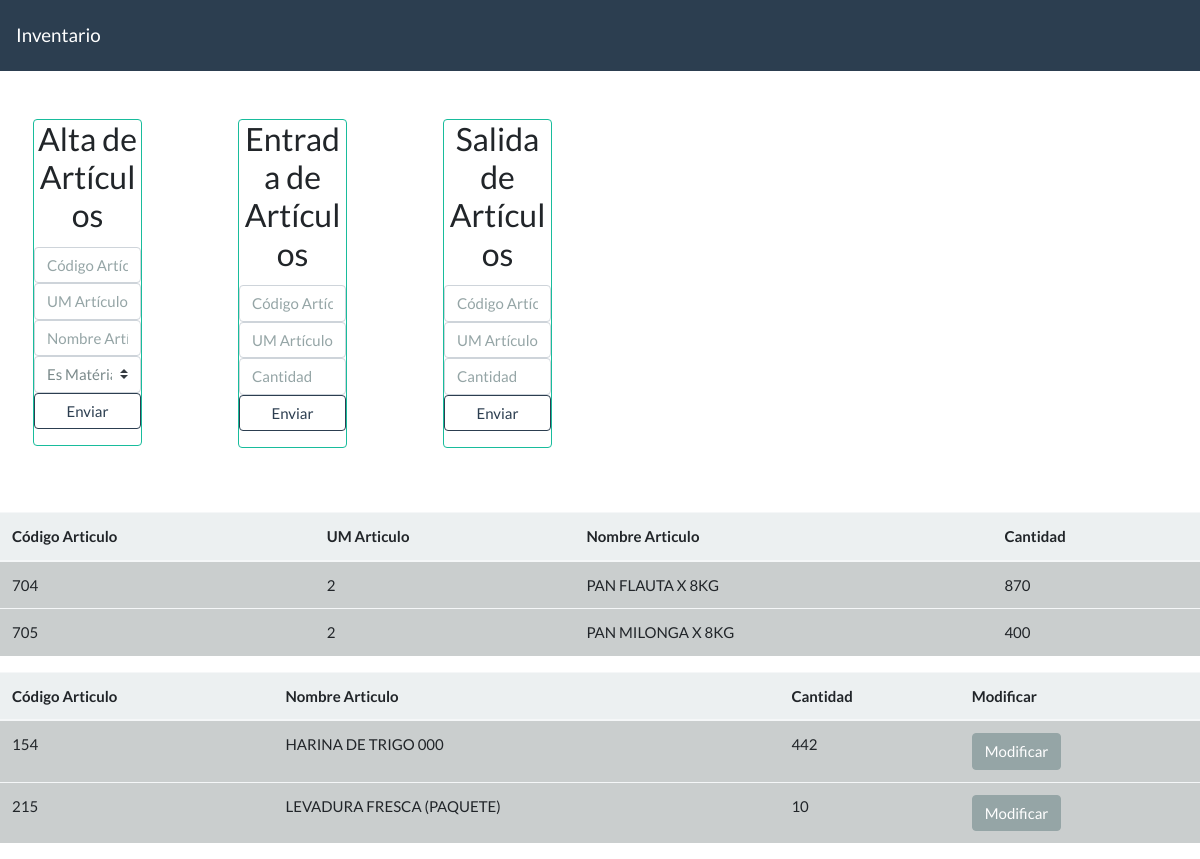
Before: / with the older database file.
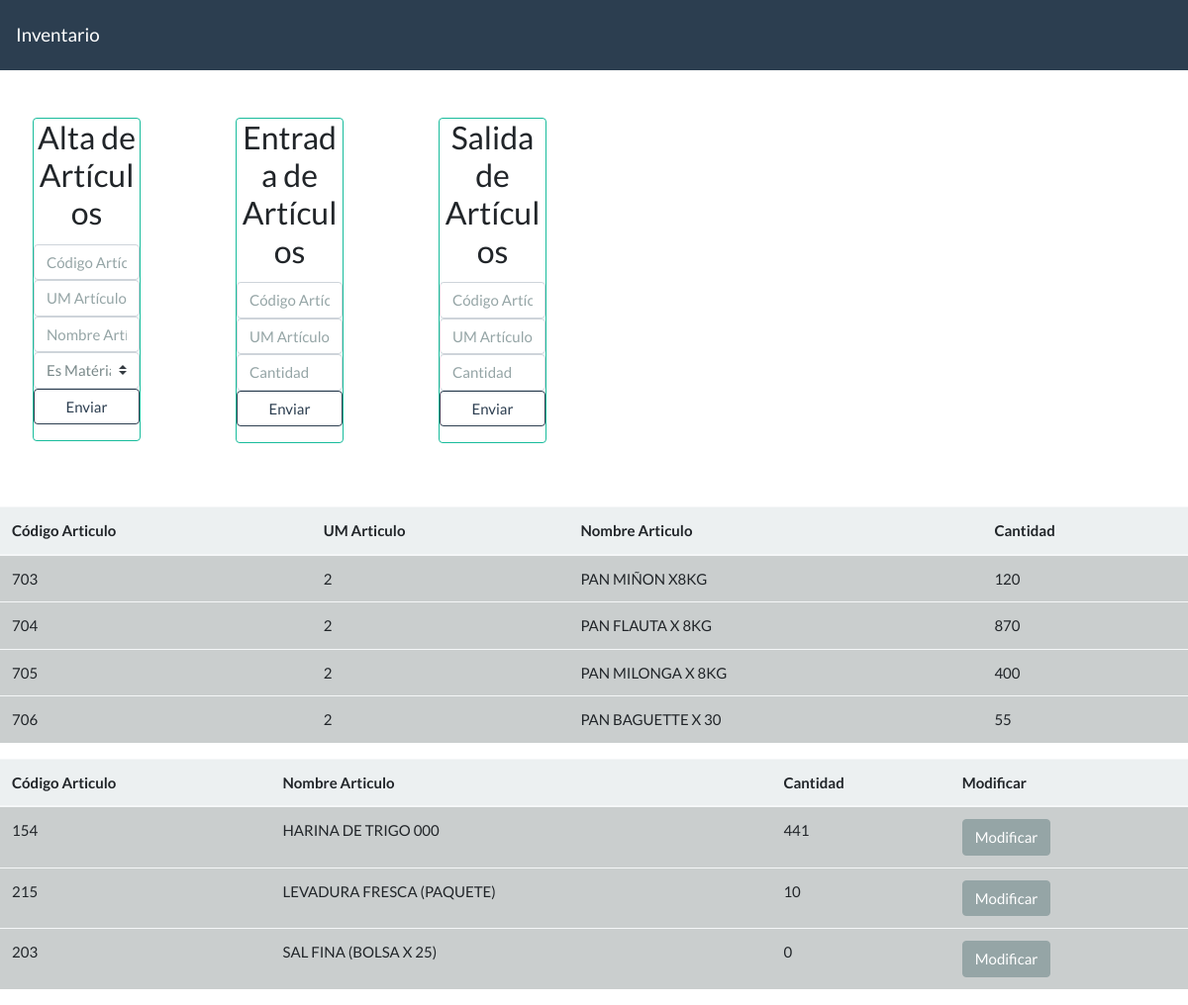
After: the same page with the newer database file.
### tables this page shows
CREATE TABLE "articulos" (
	"codigo"	INTEGER NOT NULL UNIQUE,
	"unidad_medida"	INTEGER NOT NULL,
	"nombre"	TEXT NOT NULL, matprim boolean,
	PRIMARY KEY("codigo","unidad_medida")
);

CREATE TABLE "materiaprima" (
	"codigo"	INTEGER NOT NULL DEFAULT 'references articulos(codigo)',
	"unidad_medida"	INTEGER NOT NULL DEFAULT 'references articulos(unidad_medida)',
	"cantidad"	INTEGER NOT NULL,
	"fecha_movimientos"	TEXT,
	PRIMARY KEY("codigo","unidad_medida")
);

### inventario.py (the view)
@app.route('/')
def index():
    listar_stock = '''select articulos.codigo, articulos.nombre, articulos.unidad_medida, sum(movimientos.cantidad)
                    from articulos
                    INNER JOIN movimientos  on articulos.codigo = movimientos.codigo and articulos.unidad_medida = movimientos.unidad_medida
                    group by articulos.codigo
                    '''
    cursor.execute(listar_stock)
    stock_actual = cursor.fetchall()
    listar_stock2 = '''select articulos.codigo, articulos.nombre, articulos.unidad_medida, materiaprima.cantidad
                    from articulos
                    INNER JOIN materiaprima  on articulos.codigo = materiaprima.codigo and articulos.unidad_medida = materiaprima.unidad_medida
                    '''
    cursor.execute(listar_stock2)
    mp_actual = cursor.fetchall()
    return render_template('index.html', cantidades=stock_actual, materiasprimas=mp_actual)

### templates/index.html (shortened to what this page needs)
{% extends 'diagrama.html' %}
{% block body%}
<div class="row">
    <div class="col-md-2 p-5">
        <div class="card border-success mb-3" style="max-width: 20rem;">
            <h3 class="card-title text-center">Alta de Artículos</h3>
            <form class="form-group" action="/alta", method="POST">
                <input class="form-control" type="text" name="articulo_cod" placeholder="Código Artículo">
                <input class="form-control" type="text" name="articulo_um" placeholder="UM Artículo">
                <input class="form-control" type="text" name="articulo_nombre" placeholder="Nombre Artículo">
                <div>
                    <select class="custom-select" p-1 name="matprim">
                      <option value="0">Es Matéria Prima?:</option>
                    </select>
                </div>
                <button type="submit" class="btn btn-outline-primary btn-block boton-acc">Enviar</button>
            </form>
        </div>
    </div>
    <div class="col-md-2 p-5">
        <div class="card border-success mb-3" style="max-width: 20rem;">
            <h3 class="card-title text-center">Entrada de Artículos</h3>
            <form class="form-group" action="/entrada", method="POST">
                <input class="form-control" type="text" name="articulo_cod" placeholder="Código Artículo">
                <input class="form-control" type="text" name="articulo_um" placeholder="UM Artículo">
                <input class="form-control" type="text" name="articulo_cantidad" placeholder="Cantidad">
                <button type="submit" class="btn btn-outline-primary btn-block boton-acc">Enviar</button>
            </form>
        </div>
    </div>
    <div class="col-md-2 p-5">
        <div class="card border-success mb-3" style="max-width: 20rem;">
            <h3 class="card-title text-center">Salida de Artículos</h3>
            <form class="form-group" action="/salida", method="POST">
                <input class="form-control" type="text" name="articulo_cod" placeholder="Código Artículo">
                <input class="form-control" type="text" name="articulo_um" placeholder="UM Artículo">
                <input class="form-control" type="text" name="articulo_cantidad" placeholder="Cantidad">
                <button type="submit" class="btn btn-outline-primary btn-block boton-acc">Enviar</button>
            </form>
        </div>
    </div>
</div>
<div>
    <table class="table table-light">
        <thead>
            <th scope="col">Código Articulo</th>
            <th scope="col">UM Articulo</th>
            <th scope="col">Nombre Articulo</th>
            <th scope="col">Cantidad</th>
        </thead>
        <tbody>
            {% for cantidad in cantidades %}
            <tr class="table-active">
                <td>{{ cantidad.0}}</td>
                <td>{{ cantidad.2}}</td>
                <td>{{ cantidad.1}}</td>
                <td>{{ cantidad.3}}</td>
            </tr>
            {% endfor %}
        </tbody>
    </table>
</div>
<div>
    <table class="table table-light">
        <thead>
            <th scope="col">Código Articulo</th>
            <th scope="col">Nombre Articulo</th>
            <th scope="col">Cantidad</th>
            <th scope="col">Modificar</th>
        </thead>
        <tbody>
            {% for mp in materiasprimas %}
            <tr class="table-active">
                <td>{{ mp.0 }}</td>
                <td>{{ mp.1 }}</td>
                <td>{{ mp.3 }}</td>
                <td>
                    <a href="/modificar/{{mp.0}}" class="btn btn-secondary"</button>Modificar</a>
                </td>
            </tr>
            {% endfor %}
        </tbody>
    </table>
</div>
{% endblock%}

### templates/diagrama.html (shortened to what this page needs)
<!DOCTYPE html>
<html lang="es">
<head>
    <link rel="stylesheet" href="https://bootswatch.com/4/flatly/bootstrap.min.css">
</head>
<body>
    <nav class="navbar navbar-expand-lg navbar-dark bg-primary">
        <a class="navbar-brand" href="/">Inventario</a>
      </nav>
    <div class="contenedor" pt-6>
        {% block body%}
        {% endblock%}
    </div>
</body>
</html>

Changed rows visible on the page:
now on this page (row unchanged): articulos: codigo "703", unidad_medida "2", nombre "PAN MIÑON X8KG", cantidad "120", shown under "Salida de Artículos"
now on this page (row unchanged): articulos: codigo "706", unidad_medida "2", nombre "PAN BAGUETTE X 30", cantidad "55", shown under "Salida de Artículos"
changed through a linked row, articulos "HARINA DE TRIGO 000": cantidad "442" → "441"
added articulos: codigo "203", nombre "SAL FINA (BOLSA X 25)", cantidad "0"
